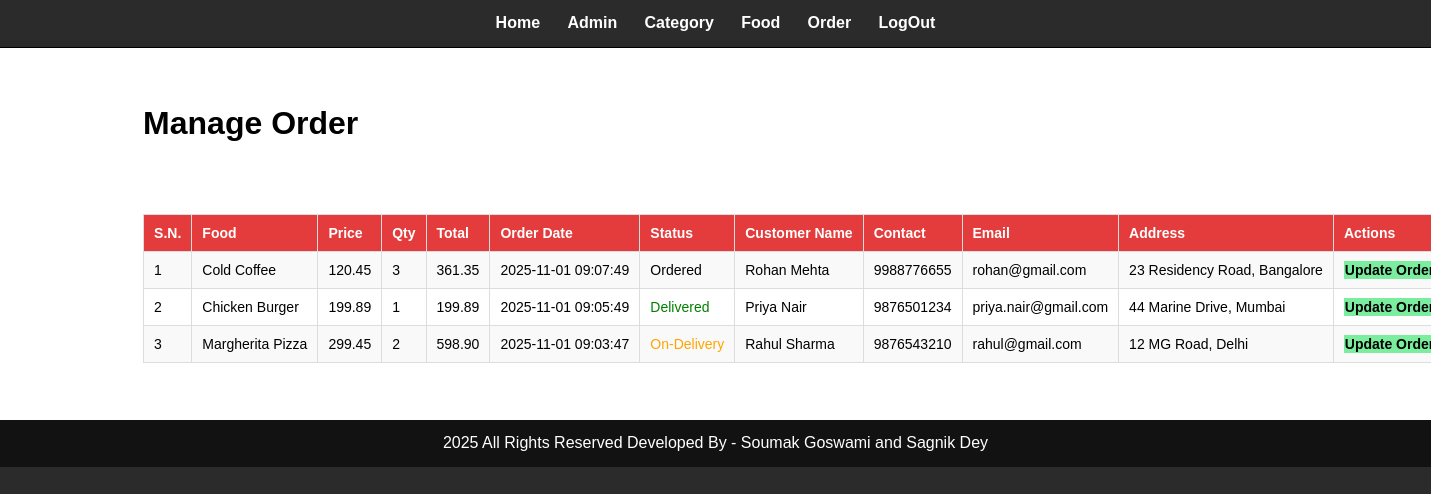
/admin/manage-order.php (signed in), run on the app's committed database.
### tables this page shows
CREATE TABLE `tbl_order` (
  `id` int(10) UNSIGNED NOT NULL,
  `food` varchar(150) NOT NULL,
  `price` decimal(10,2) NOT NULL,
  `qty` int(11) NOT NULL,
  `total` decimal(10,2) NOT NULL,
  `order_date` datetime NOT NULL,
  `status` varchar(50) NOT NULL,
  `customer_name` varchar(150) NOT NULL,
  `customer_contact` varchar(20) NOT NULL,
  `customer_email` varchar(150) NOT NULL,
  `customer_address` varchar(255) NOT NULL
);

### admin/manage-order.php (the view, shortened to what this page needs)
<?php include('partials/menu.php'); ?>
<div class="main-content">
    <div class="wrapper">
        <h1>Manage Order</h1>
        <br>
        <br>
        <br><br>
            <table class="tbl-full">
                <tr>
                    <th>S.N.</th>
                    <th>Food</th>
                    <th>Price</th>
                    <th>Qty</th>
                    <th>Total</th>
                    <th>Order Date</th>
                    <th>Status</th>
                    <th>Customer Name</th>
                    <th>Contact</th>
                    <th>Email</th>
                    <th>Address</th>
                    <th>Actions</th>
                </tr>
                <?php
                    $sql = "SELECT * FROM tbl_order ORDER BY id DESC";
                    $res = mysqli_query($conn , $sql);
                    $count = mysqli_num_rows($res);
                    $sn = 1;
                    if($count>0)
                    {
                        while($row=mysqli_fetch_assoc($res))
                        {
                            $id = $row['id'];
                            $food = $row['food'];
                            $price = $row['price'];
                            $qty = $row['qty'];
                            $total = $row['total'];
                            $order_date = $row['order_date'];
                            $status = $row['status'];
                            $customer_name = $row['customer_name'];
                            $customer_contact = $row['customer_contact'];
                            $customer_email = $row['customer_email'];
                            $customer_address = $row['customer_address'];
                            ?>
                                <tr>
                                    <td><?php echo $sn++; ?></td>
                                    <td><?php echo $food; ?></td>
                                    <td><?php echo $price; ?></td>
                                    <td><?php echo $qty; ?></td>
                                    <td><?php echo $total; ?></td>
                                    <td><?php echo $order_date; ?></td>
                                    <td>
                                        <?php
                                            if($status == "Ordered")
                                            {
                                                echo "<label>$status</label>";
                                            }
                                            elseif($status == "On-Delivery")
                                            {
                                                echo "<label style='color:orange;'>$status</label>";
                                            }
                                            elseif($status == "Delivered")
                                            {
                                                echo "<label style='color:green;'>$status</label>";
                                            }
                                            elseif($status == "Cancelled")
                                            {
                                                echo "<label style='color:red;'>$status</label>";
                                            }
                                        ?>
                                    </td>
                                    <td><?php echo $customer_name; ?></td>
                                    <td><?php echo $customer_contact; ?></td>
                                    <td><?php echo $customer_email; ?></td>
                                    <td><?php echo $customer_address; ?></td>
                                    <td>
                                        <a href="<?php echo SITEURL; ?>admin/update-order.php?id=<?php echo $id; ?>" class="btn-secondary">Update Order</a>
                                    </td>
                                </tr>
                            <?php
                        }
                    }
                    else
                    {
                        echo "<tr><td colspan='12' class='error'>Order Not Available</td></tr>";
                    }
                ?>
            </table>
    </div>
</div>
<?php include('partials/footer.php'); ?>

### admin/partials/menu.php (shortened to what this page needs)
<!DOCTYPE html>
<html lang="en">
<head>
    <link rel = "stylesheet" href="../css/admin.css" />
</head>
<body>
    <div class="menu text-center">
        <div class="wrapper">
            <ul>
                <li><a href="index.php">Home</a></li>
                <li><a href="manage-admin.php">Admin</a></li>
                <li><a href="manage-category.php">Category</a></li>
                <li><a href="manage-food.php">Food</a></li>
                <li><a href="manage-order.php">Order</a></li>
                <li><a href="logout.php">LogOut</a></li>
            </ul>
        </div>
    </div>

### admin/partials/footer.php
    <div class="footer">
        <div class="wrapper">
            <p class="text-center">2025 All Rights Reserved Developed By - <a href="">Soumak Goswami and Sagnik Dey</a></p>
        </div>
    </div>
</body>
</html>

### css/admin.css (style rules this page uses)
* { margin: 0; padding: 0; font-family: Arial, Helvetica, sans-serif; }
.wrapper { padding: 1%; width: 80%; margin: 0 auto; }
.text-center { text-align: center; }
.tbl-full { width: 100%; }
table { width: 100%; border-collapse: collapse; font-family: Arial, sans-serif; font-size: 14px; table-layout: auto; }
th { background-color: #e43c3c; color: white; padding: 10px; border: 1px solid #ddd; text-transform: capitalize; text-align: left; white-space: nowrap; }
td { border: 1px solid #ddd; padding: 10px; vertical-align: middle; text-align: left; white-space: nowrap; overflow: hidden; }
tr:nth-child(even) { background-color: #f9f9f9; }
.btn-secondary { background-color: #7bed9f; padding: 1%; color: black; text-decoration: none; font-weight: bold; }
.menu { border-bottom: 1px solid black; }
.menu ul { list-style: none; }
.menu ul li { display: inline; padding: 1%; }
.menu ul li a { text-decoration: none; font-weight: bold; color: white; }
.main-content { background-color: white; padding: 3% 0; }
.footer { background-color: #121212; color: white; }
.footer a { text-decoration: none; color: white; }
body { background-color: #2b2b2b; }

### data on the page
tbl_order: food "Cold Coffee", price "120.45", qty "3", total "361.35", order_date "2025-11-01 09:07:49", status "Ordered", customer_name "Rohan Mehta", customer_contact "9988776655", customer_email "rohan@gmail.com", customer_address "23 Residency Road, Bangalore"
tbl_order: food "Chicken Burger", price "199.89", qty "1", total "199.89", order_date "2025-11-01 09:05:49", status "Delivered", customer_name "Priya Nair", customer_contact "9876501234", customer_email "priya.nair@gmail.com", customer_address "44 Marine Drive, Mumbai"
tbl_order: food "Margherita Pizza", price "299.45", qty "2", total "598.90", order_date "2025-11-01 09:03:47", status "On-Delivery", customer_name "Rahul Sharma", customer_contact "9876543210", customer_email "rahul@gmail.com", customer_address "12 MG Road, Delhi"
